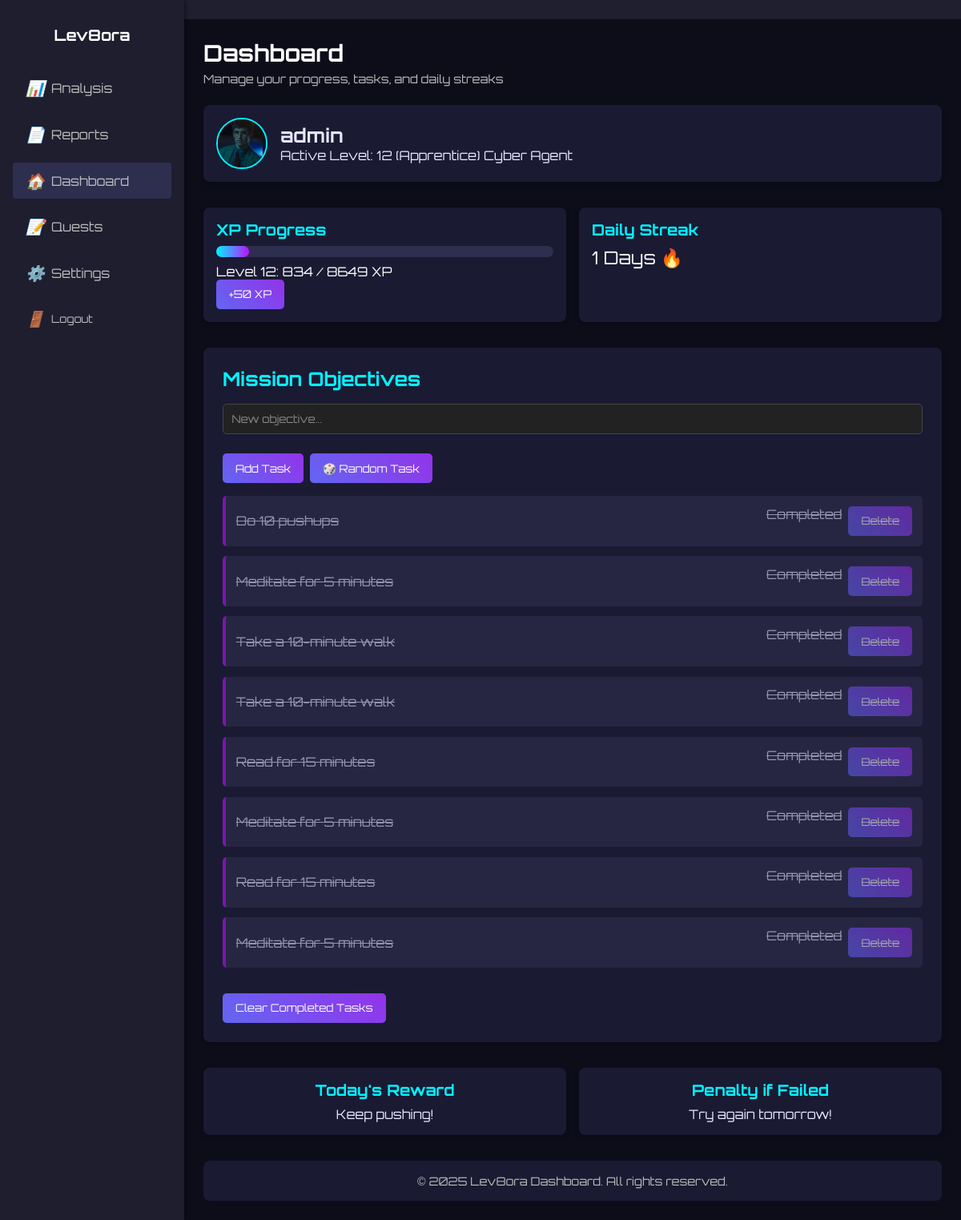
Page /dashboard (signed in) on the committed database.
### models.py (models this page shows)
class User(UserMixin, db.Model):
    id = db.Column(db.Integer, primary_key=True)
    username = db.Column(db.String(100), nullable=False, unique=True, index=True)
    email = db.Column(db.String(150), unique=True, nullable=False, index=True)
    password_hash = db.Column(db.String(200), nullable=False)
    profile_photo = db.Column(db.String(255), default='default.png')
    registered_at = db.Column(db.DateTime, default=datetime.utcnow)
    is_admin = db.Column(db.Boolean, default=False)
    profile = db.relationship('UserProfile', backref='user', uselist=False)

class UserProfile(db.Model):
    id = db.Column(db.Integer, primary_key=True)
    user_id = db.Column(db.Integer, db.ForeignKey('user.id'), unique=True)
    level = db.Column(db.Integer, default=1)
    xp = db.Column(db.Integer, default=0)
    streak = db.Column(db.Integer, default=0)
    last_completed_task = db.Column(db.DateTime, nullable=True)

class Task(db.Model):
    id = db.Column(db.Integer, primary_key=True)
    description = db.Column(db.String(200), nullable=False)
    xp = db.Column(db.Integer, default=20)
    completed = db.Column(db.Boolean, default=False)
    user_id = db.Column(db.Integer, db.ForeignKey('user.id'), index=True)

### main.py (the view)
    @app.route('/dashboard')
    @login_required
    def dashboard():
        profile = current_user.profile
        tasks = Task.query.filter_by(user_id=current_user.id).all()
        def calculate_level_progress(xp):
            level = 1
            required_xp = 100
            while xp >= required_xp:
                xp -= required_xp
                level += 1
                required_xp = math.floor(required_xp * 1.5)
            return level, required_xp, xp
        current_level, next_level_xp, current_level_xp = calculate_level_progress(profile.xp)
        xp_percentage = (current_level_xp / next_level_xp) * 100 if next_level_xp > 0 else 100
        level_title = get_level_title(current_level)
        return render_template('dashboard.html',
            user=current_user,
            profile=profile,
            tasks=tasks,
            xp_percentage=xp_percentage,
            current_level=current_level,
            next_level_xp=next_level_xp,
            level_title=level_title
        )

### main.py (called while the page is built)
def get_level_title(level: int) -> str:
    if level <= 10:
        return "Rookie"
    elif level <= 20:
        return "Apprentice"
    elif level <= 30:
        return "Adept"
    elif level <= 40:
        return "Specialist"
    elif level <= 50:
        return "Expert"
    elif level <= 60:
        return "Champion"
    elif level <= 70:
        return "Master"
    elif level <= 80:
        return "Grandmaster"
    elif level <= 90:
        return "Legend"
    elif level <= 100:
        return "Mythic"
    else:
        return "Transcendent"

### templates/dashboard.html (shortened to what this page needs)
<!DOCTYPE html>
<html lang="en">
<head>
  <link rel="stylesheet" href="{{ url_for('static', filename='styles.css') }}">
  <link rel="stylesheet" href="{{ url_for('static', filename='dashboard.css') }}">
  <link rel="stylesheet" href="https://cdnjs.cloudflare.com/ajax/libs/animate.css/4.1.1/animate.min.css">
</head>
<body>
  <header class="topbar" style="justify-content: space-between;">
  </header>
  <aside class="sidebar" id="sidebar">
    <div class="sidebar-brand">
      <span class="brand-text">Lev8ora</span>
    </div>
    <ul class="sidebar-nav">
      <li class="nav-item">
        <a href="#" class="nav-link">
          <i class="nav-icon">📊</i>
          <span>Analysis</span>
        </a>
      </li>
      <li class="nav-item">
        <a href="#" class="nav-link">
          <i class="nav-icon">📄</i>
          <span>Reports</span>
        </a>
      </li>
      <li class="nav-item active">
        <a href="#" class="nav-link">
          <i class="nav-icon">🏠</i>
          <span>Dashboard</span>
        </a>
      </li>
      <li class="nav-item">
        <a href="#" class="nav-link" id="sidebarQuestsLink">
          <i class="nav-icon">📝</i>
          <span>Quests</span>
        </a>
      </li>
      <li class="nav-item">
        <a href="#" class="nav-link" id="sidebarSettingsLink">
          <i class="nav-icon">⚙️</i>
          <span>Settings</span>
        </a>
      </li>
      <li class="nav-item">
        <form id="logoutForm" method="POST" action="{{ url_for('auth.logout') }}">
          <button class="nav-link" style="border:none; background:none; cursor:pointer;" type="submit">
            <i class="nav-icon">🚪</i>
            <span>Logout</span>
          </button>
        </form>
      </li>
    </ul>
  </aside>
  <div class="main-wrapper">
    <div class="content-area">
      <div class="page-heading">
        <h1>Dashboard</h1>
        <p>Manage your progress, tasks, and daily streaks</p>
      </div>
      <div class="user-panel" style="margin-bottom: 2rem;">
        <div class="user-panel-left">
          <img src="{{ url_for('auth.uploaded_file', filename=user.profile_photo) }}" class="profile-avatar" alt="User Avatar">
          <div>
            <h2 id="usernameDisplay">{{ user.username }}</h2>
            <p id="levelDisplay">Active Level: {{ current_level }} ({{ level_title }}) Cyber Agent</p>
          </div>
        </div>
      </div>
      <div class="stats-row">
        <div class="stats-card">
          <div class="stats-card-header">
            <h3>XP Progress</h3>
          </div>
          <div class="stats-card-body">
            <div class="xp-progress">
              <div class="xp-fill" id="xpFill" style="width: {{ xp_percentage }}%;"></div>
            </div>
            <p id="xpText">{{ profile.xp }} / {{ next_level_xp }} XP</p>
            <button class="btn-darken" id="addXpBtn">+50 XP</button>
          </div>
        </div>
        <div class="stats-card">
          <div class="stats-card-header">
            <h3>Daily Streak</h3>
          </div>
          <div class="stats-card-body">
            <p id="streakDisplay" class="streak-text">{{ profile.streak }} Days 🔥</p>
          </div>
        </div>
      </div>
      <section class="tasks-section">
        <h2>Mission Objectives</h2>
        <form id="task-form" class="task-form">
          <input type="text" name="task" placeholder="New objective..." required />
          <button type="submit" class="btn-darken">Add Task</button>
          <button type="button" id="random-task" class="btn-darken">🎲 Random Task</button>
        </form>
        <ul class="task-list" id="task-list">
          {% for task in tasks %}
          <li class="task-item {% if task.completed %}completed{% endif %}" data-task-id="{{ task.id }}">
            <span class="task-desc">{{ task.description }}</span>
            <div class="task-actions">
              {% if not task.completed %}
              <button class="btn-darken complete-btn" data-task-id="{{ task.id }}">Complete</button>
              {% else %}
              <span class="completed-label">Completed</span>
              {% endif %}
              <button class="btn-darken delete-btn" data-task-id="{{ task.id }}">Delete</button>
            </div>
          </li>
          {% endfor %}
        </ul>
        <button class="btn-darken clear-tasks-button" id="clearCompletedBtn" style="margin-top: 1rem;">Clear Completed Tasks</button>
      </section>
      <section class="reward-penalty-row">
        <div class="reward-box">
          <h3>Today's Reward</h3>
          <p id="reward-text">{{ reward if reward is defined else 'Keep pushing!' }}</p>
        </div>
        <div class="penalty-box">
          <h3>Penalty if Failed</h3>
          <p id="penalty-text">{{ penalty if penalty is defined else 'Try again tomorrow!' }}</p>
        </div>
      </section>
      <footer class="lev8ora-footer">
        <p>&copy; 2025 Lev8ora Dashboard. All rights reserved.</p>
      </footer>
    </div>
  </div>
</body>
</html>

### static/styles.css (style rules this page uses)
* { margin: 0; padding: 0; box-sizing: border-box; }
html, body { font-family: 'Orbitron', sans-serif; background: #141414; color: #fff; height: 100%; width: 100%; }
a { text-decoration: none; color: inherit; }
button, .btn-darken { cursor: pointer; border: none; outline: none; font-family: inherit; padding: 0.65rem 1rem; border-radius: 5px; color: #fff; background: linear-gradient(45deg, #6366f1, #9333ea); transition: 0.3s ease; }
input[type="text"], input[type="password"], input[type="file"] { padding: 0.65rem; border-radius: 5px; border: 1px solid #444; background: #222; color: #fff; margin-bottom: 1rem; width: 100%; font-family: inherit; }
input[type="text"]::placeholder, input[type="password"]::placeholder { color: #888; }

### static/dashboard.css (style rules this page uses)
.sidebar { position: fixed; top: 0; left: 0; width: 230px; height: 100%; background: #1e1e2f; padding: 1rem; overflow-y: auto; box-shadow: 2px 0 5px rgba(0, 0, 0, 0.4); z-index: 999; transition: 0.3s; }
.sidebar-brand { padding: 1rem 0; text-align: center; }
.brand-text { font-size: 1.2rem; font-weight: 700; color: #fff; }
.sidebar-nav { list-style: none; margin-top: 1rem; }
.sidebar-nav .nav-item { margin-bottom: 0.8rem; }
.sidebar-nav .nav-item.active > .nav-link { background: #2e2e4f; }
.nav-link { display: flex; align-items: center; gap: 0.5rem; padding: 0.65rem 1rem; color: #bbb; border-radius: 4px; transition: 0.3s; }
.nav-icon { font-size: 1.2rem; }
.main-wrapper { margin-left: 230px; min-height: 100vh; background: #0d0d1a; display: flex; flex-direction: column; transition: 0.3s; }
.topbar { width: 100%; background: #1f1f2f; display: flex; justify-content: flex-end; align-items: center; padding: 0.75rem 1rem; box-shadow: 0 2px 5px rgba(0, 0, 0, 0.3); }
.content-area { flex: 1; padding: 1.5rem; background: #0d0d1a; color: #e6e6ff; }
.page-heading { margin-bottom: 1.5rem; }
.page-heading h1 { font-size: 1.8rem; margin-bottom: 0.3rem; color: #fff; }
.page-heading p { font-size: 0.9rem; color: #bbb; }
.user-panel { display: flex; justify-content: flex-start; align-items: center; background: #1a1a33; border-radius: 8px; padding: 1rem; margin-bottom: 2rem; box-shadow: 0 2px 5px rgba(0, 0, 0, 0.3); }
.user-panel-left { display: flex; align-items: center; gap: 1rem; }
.profile-avatar { width: 64px; height: 64px; border: 2px solid #00f3ff; border-radius: 50%; object-fit: cover; }
.stats-row { display: flex; flex-wrap: wrap; gap: 1rem; margin-bottom: 2rem; }
.stats-card { flex: 1; min-width: 240px; background: #1a1a33; border-radius: 8px; padding: 1rem; color: #fff; box-shadow: 0 2px 5px rgba(0, 0, 0, 0.3); }
.stats-card-header h3 { margin-bottom: 0.5rem; font-size: 1.2rem; color: #00f3ff; }
.xp-progress { position: relative; width: 100%; height: 14px; background: #2e2e4f; border-radius: 7px; margin-bottom: 0.5rem; }
.xp-fill { height: 100%; background: linear-gradient(90deg, #00f3ff, #bc13fe); border-radius: 7px; transition: width 0.3s ease; }
.streak-text { font-size: 1.4rem; color: #fff; }
.tasks-section { background: #1a1a33; border-radius: 8px; padding: 1.5rem; margin-bottom: 2rem; box-shadow: 0 2px 5px rgba(0, 0, 0, 0.3); }
.tasks-section h2 { font-size: 1.5rem; margin-bottom: 1rem; color: #00f3ff; }
.task-form { display: flex; gap: 0.5rem; flex-wrap: wrap; margin-bottom: 1rem; }
.task-list { list-style: none; display: flex; flex-direction: column; gap: 0.8rem; margin-bottom: 1rem; }
.task-item { display: flex; align-items: center; justify-content: space-between; background: #2e2e4f; padding: 0.8rem; border-radius: 5px; border-left: 4px solid #00f3ff; transition: background 0.3s; }
.task-item.completed { opacity: 0.6; border-left-color: #bc13fe; text-decoration: line-through; }
.task-desc { flex-grow: 1; font-size: 1rem; }
.task-actions { display: flex; gap: 0.5rem; }
.clear-tasks-button { margin-top: 0.5rem; }
.reward-penalty-row { display: flex; flex-wrap: wrap; gap: 1rem; margin-bottom: 2rem; }
.reward-box, .penalty-box { flex: 1; min-width: 240px; background: #1a1a33; border-radius: 8px; padding: 1rem; box-shadow: 0 2px 5px rgba(0, 0, 0, 0.3); text-align: center; }
.reward-box h3, .penalty-box h3 { font-size: 1.2rem; color: #00f3ff; margin-bottom: 0.5rem; }
.lev8ora-footer { text-align: center; padding: 1rem; background: #1a1a33; border-radius: 8px; color: #bbb; font-size: 0.9rem; }

### rows in the picture
User: profile_photo (picture), username "admin"
UserProfile: streak "1"
Task: description "Do 10 pushups", completed "Completed"
Task: description "Meditate for 5 minutes", completed "Completed"
Task: description "Take a 10-minute walk", completed "Completed"
Task: description "Take a 10-minute walk", completed "Completed"
Task: description "Read for 15 minutes", completed "Completed"
Task: description "Meditate for 5 minutes", completed "Completed"
Task: description "Read for 15 minutes", completed "Completed"
Task: description "Meditate for 5 minutes", completed "Completed"

### other values in the picture
{{ reward if reward is defined else 'Keep pushing!' }} "Keep pushing!"
{{ penalty if penalty is defined else 'Try again tomorrow!' }} "Try again tomorrow!"
